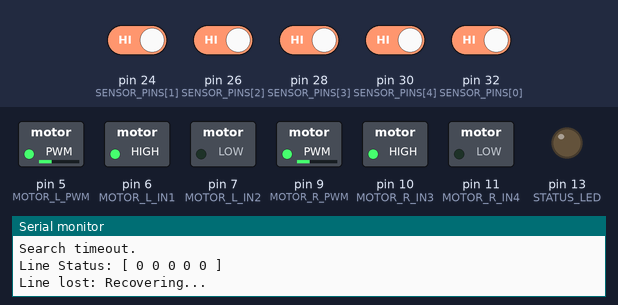
Simulated run of this sketch. Board: Arduino Mega 2560, built with avr-gcc and run on an emulated ATmega2560. Parts: switched loads named in the sketch (green lamp = pin HIGH), output pins drawn as LEDs (lit = HIGH), the last lines printed to the serial monitor. Dashed ring = blinking. Inputs (shaded band) come from the test bench; at power-on: pin 24 (SENSOR_PINS[1]), pin 26 (SENSOR_PINS[2]), pin 28 (SENSOR_PINS[3]), pin 30 (SENSOR_PINS[4]), pin 32 (SENSOR_PINS[0]) HIGH.

Above: at 4.26 s.
4.3 s: pin 24 (SENSOR_PINS[1]) driven LOW
At 5.5 s:
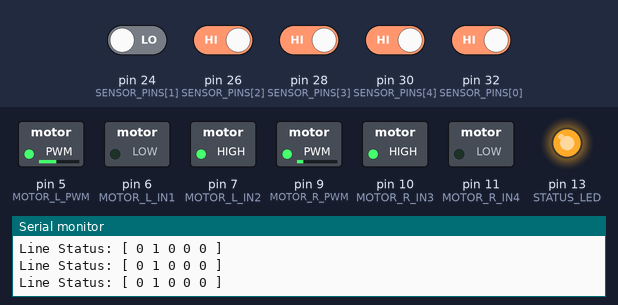
5.8 s: pin 28 (SENSOR_PINS[3]) driven LOW
At 6.8 s:
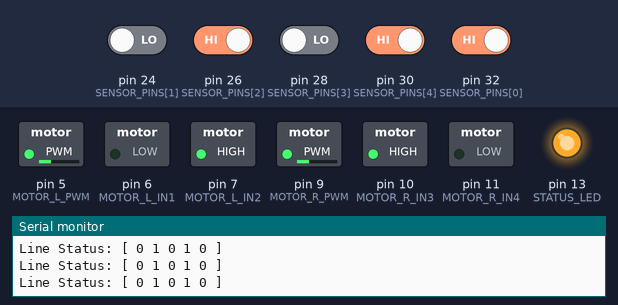
7.3 s: pin 30 (SENSOR_PINS[4]) driven LOW
At 7.9 s:
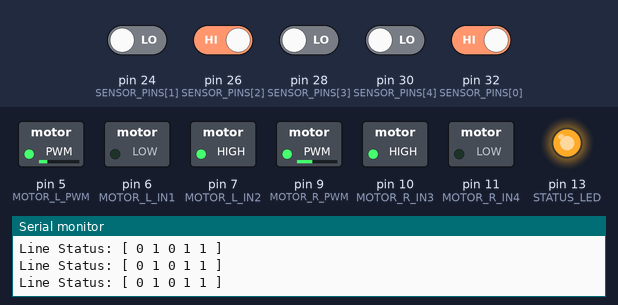
8.8 s: pin 32 (SENSOR_PINS[0]) driven LOW
At 9.2 s:
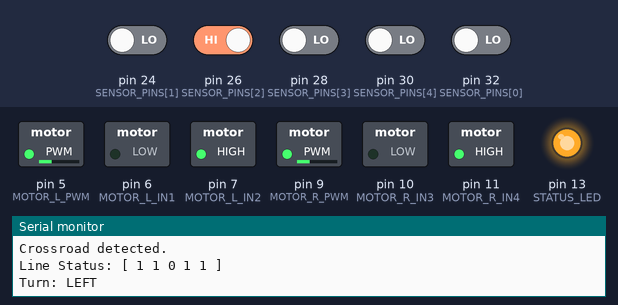
11.8 s: pin 26 (SENSOR_PINS[2]) driven LOW
At 12.4 s:
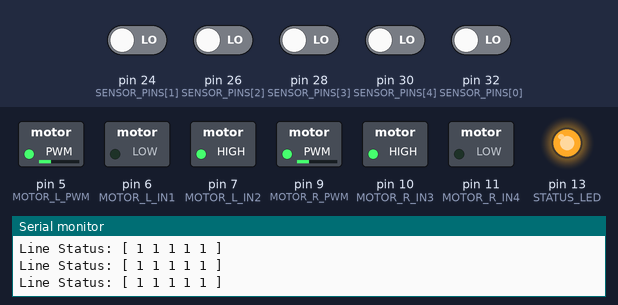
13.3 s: pin 30 (SENSOR_PINS[4]) driven HIGH
At 13.6 s:
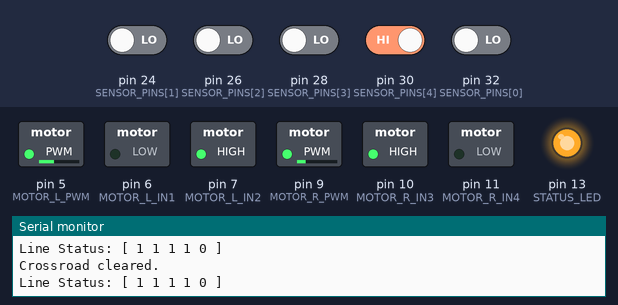
Timing chart, 0 to 15.8 s (numbered marks = the images above; inputs shaded):
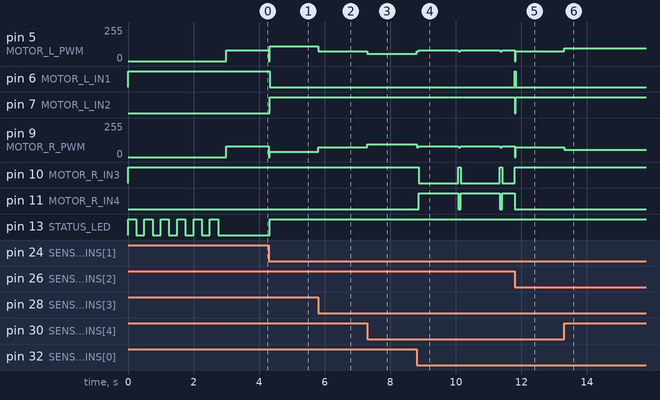

The sketch:

line_maze_phase0.ino
```cpp
#include <Arduino.h>

// Motor Driver Pins (L298N)
#define MOTOR_L_PWM 5
#define MOTOR_L_IN1 6
#define MOTOR_L_IN2 7

#define MOTOR_R_PWM 9
#define MOTOR_R_IN3 10
#define MOTOR_R_IN4 11

const uint8_t SENSOR_PINS[5] = {32, 24, 26, 28, 30};
#define STATUS_LED 13

// Sensor & Motor Settings
const bool SENSOR_TEST_MODE = false;
const bool LINE_IS_BLACK = true;

const bool INVERT_L = true;
const bool INVERT_R = false;

const float TRIM_LEFT = 1.00f;
const float TRIM_RIGHT = 1.00f;

// Speed Controls
const int SPEED_BASE = 75;
const int SPEED_MIN = 40;
const int SPEED_MAX = 110;
const int SPEED_TURN = 80;

// Tuning Parameters
const float KP_GAIN = 33.0f;
const float LEFT_BIAS = 1.25f;

// Timing Thresholds (ms)
const unsigned long TIMEOUT_TURN = 1200;
const unsigned long TIMEOUT_CLEAR = 700;
const unsigned long LOCKOUT_JUNCTION = 350;
const unsigned long CONFIRM_CLEAR = 100;
const unsigned long UTURN_MIN_TIME = 500;
const unsigned long UTURN_MAX_TIME = 2500;
const unsigned long PRINT_INTERVAL = 150;

// Global State Variables
bool sensorStates[5] = {false};
float previousError = 0.0f;
unsigned long lastPrintMs = 0;

bool isLockedJunction = false;
unsigned long lockStartTime = 0;
unsigned long clearStartTime = 0;
bool isClearTimerActive = false;

// ================= MOTOR CONTROL =================

void driveLeft(int speed) {
  speed = (int)(speed * TRIM_LEFT);
  speed = constrain(speed, -SPEED_MAX, SPEED_MAX);
  if (INVERT_L) speed = -speed;

  if (speed >= 0) {
    digitalWrite(MOTOR_L_IN1, HIGH);
    digitalWrite(MOTOR_L_IN2, LOW);
  } else {
    digitalWrite(MOTOR_L_IN1, LOW);
    digitalWrite(MOTOR_L_IN2, HIGH);
  }
  analogWrite(MOTOR_L_PWM, abs(speed));
}

void driveRight(int speed) {
  speed = (int)(speed * TRIM_RIGHT);
  speed = constrain(speed, -SPEED_MAX, SPEED_MAX);
  if (INVERT_R) speed = -speed;

  if (speed >= 0) {
    digitalWrite(MOTOR_R_IN3, HIGH);
    digitalWrite(MOTOR_R_IN4, LOW);
  } else {
    digitalWrite(MOTOR_R_IN3, LOW);
    digitalWrite(MOTOR_R_IN4, HIGH);
  }
  analogWrite(MOTOR_R_PWM, abs(speed));
}

void setSpeeds(int leftSpd, int rightSpd) {
  driveLeft(leftSpd);
  driveRight(rightSpd);
}

void halt() {
  setSpeeds(0, 0);
}

// ================= SENSOR PROCESSING =================

void pollSensors() {
  for (int i = 0; i < 5; i++) {
    int raw = digitalRead(SENSOR_PINS[i]);
    sensorStates[i] = (LINE_IS_BLACK ? (raw == LOW) : (raw == HIGH));
  }
}

void displaySensors() {
  Serial.print("Line Status: [ ");
  for (int i = 0; i < 5; i++) {
    Serial.print(sensorStates[i] ? "1 " : "0 ");
  }
  Serial.println("]");
}

float getLineOffset() {
  float weightedPos = 0.0f;
  int activeSensors = 0;
  const float positions[5] = {-2.0f, -1.0f, 0.0f, 1.0f, 2.0f};

  for (int i = 0; i < 5; i++) {
    if (sensorStates[i]) {
      weightedPos += positions[i];
      activeSensors++;
    }
  }

  if (activeSensors == 0) {
    return previousError;
  }

  return weightedPos / activeSensors;
}

// ================= STATE CHECKS =================

bool checkCrossroad() {
  return sensorStates[0] && sensorStates[4];
}

bool centerOnLine() {
  return sensorStates[2];
}

bool hasLeftBranch() {
  return sensorStates[0] || sensorStates[1];
}

bool hasRightBranch() {
  return sensorStates[3] || sensorStates[4];
}

bool allSensorsWhite() {
  for (int i = 0; i < 5; i++) {
    if (sensorStates[i]) return false;
  }
  return true;
}

bool allSensorsBlack() {
  for (int i = 0; i < 5; i++) {
    if (!sensorStates[i]) return false;
  }
  return true;
}

// Lockout tracking so crossroad isn't re-triggered
void processJunctionLock() {
  if (!isLockedJunction) return;

  if (millis() - lockStartTime < LOCKOUT_JUNCTION) return;

  if (!checkCrossroad()) {
    if (!isClearTimerActive) {
      clearStartTime = millis();
      isClearTimerActive = true;
    }

    if (millis() - clearStartTime >= CONFIRM_CLEAR) {
      isLockedJunction = false;
      isClearTimerActive = false;
      Serial.println("Crossroad cleared.");
    }
  } else {
    isClearTimerActive = false;
  }
}

// ================= TURNING LOGIC =================

bool spinLeftToLine() {
  unsigned long t0 = millis();

  // Rotate until middle sensor clears line
  while (true) {
    pollSensors();
    if (!centerOnLine()) break;
    setSpeeds(SPEED_TURN, -SPEED_TURN);

    if (millis() - t0 >= TIMEOUT_CLEAR) {
      halt();
      Serial.println("Left turn: center clear timeout.");
      return false;
    }
  }

  // Continue rotating until middle sensor re-acquires line
  t0 = millis();
  while (true) {
    pollSensors();
    if (centerOnLine()) break;
    setSpeeds(SPEED_TURN, -SPEED_TURN);

    if (millis() - t0 >= TIMEOUT_TURN) {
      halt();
      Serial.println("Left turn: re-acquire timeout.");
      return false;
    }
  }

  halt();
  delay(30);
  return true;
}

bool spinRightToLine() {
  unsigned long t0 = millis();

  while (true) {
    pollSensors();
    if (!centerOnLine()) break;
    setSpeeds(-SPEED_TURN, SPEED_TURN);

    if (millis() - t0 >= TIMEOUT_CLEAR) {
      halt();
      Serial.println("Right turn: center clear timeout.");
      return false;
    }
  }

  t0 = millis();
  while (true) {
    pollSensors();
    if (centerOnLine()) break;
    setSpeeds(-SPEED_TURN, SPEED_TURN);

    if (millis() - t0 >= TIMEOUT_TURN) {
      halt();
      Serial.println("Right turn: re-acquire timeout.");
      return false;
    }
  }

  halt();
  delay(30);
  return true;
}

bool executeUTurn() {
  Serial.println("Dead end: Executing U-turn.");
  unsigned long t0 = millis();

  while (millis() - t0 < UTURN_MIN_TIME) {
    setSpeeds(-SPEED_TURN, SPEED_TURN);
  }

  while (true) {
    pollSensors();
    if (centerOnLine()) break;
    setSpeeds(-SPEED_TURN, SPEED_TURN);

    if (millis() - t0 >= UTURN_MAX_TIME) {
      halt();
      Serial.println("U-turn timeout.");
      return false;
    }
  }

  halt();
  delay(30);
  return true;
}

void handleJunction() {
  Serial.println("Crossroad detected.");

  setSpeeds(SPEED_BASE, SPEED_BASE);
  delay(70);

  pollSensors();

  bool leftOpt = hasLeftBranch();
  bool rightOpt = hasRightBranch();
  bool straightOpt = centerOnLine();

  displaySensors();

  bool completed = false;

  // Decision Priority: Left -> Right -> Straight -> U-Turn
  if (leftOpt) {
    Serial.println("Turn: LEFT");
    completed = spinLeftToLine();
  } else if (rightOpt) {
    Serial.println("Turn: RIGHT");
    completed = spinRightToLine();
  } else if (straightOpt) {
    Serial.println("Turn: STRAIGHT");
    setSpeeds(SPEED_BASE, SPEED_BASE);
    delay(100);
    completed = true;
  } else {
    completed = executeUTurn();
  }

  if (completed) {
    isLockedJunction = true;
    lockStartTime = millis();
    isClearTimerActive = false;
    Serial.println("Intersection completed.");
  } else {
    halt();
    Serial.println("Navigation failed.");
  }
}

void recoverLine() {
  Serial.println("Line lost: Recovering...");
  unsigned long t0 = millis();

  int lSpeed = (previousError < 0) ? SPEED_TURN : -SPEED_TURN;
  int rSpeed = -lSpeed;

  while (true) {
    pollSensors();
    if (!allSensorsWhite()) break;

    setSpeeds(lSpeed, rSpeed);

    if (millis() - t0 >= TIMEOUT_TURN) {
      halt();
      Serial.println("Search timeout.");
      return;
    }

    if (millis() - lastPrintMs >= PRINT_INTERVAL) {
      lastPrintMs = millis();
      Serial.println("Searching...");
    }
  }

  halt();
  delay(30);
  Serial.println("Line re-acquired.");
}

// ================= SETUP & MAIN =================

void setup() {
  Serial.begin(115200);

  pinMode(MOTOR_L_PWM, OUTPUT);
  pinMode(MOTOR_L_IN1, OUTPUT);
  pinMode(MOTOR_L_IN2, OUTPUT);

  pinMode(MOTOR_R_PWM, OUTPUT);
  pinMode(MOTOR_R_IN3, OUTPUT);
  pinMode(MOTOR_R_IN4, OUTPUT);

  pinMode(STATUS_LED, OUTPUT);

  for (int i = 0; i < 5; i++) {
    pinMode(SENSOR_PINS[i], INPUT);
  }

  halt();

  // LED Blink Startup Sequence
  for (int k = 0; k < 6; k++) {
    digitalWrite(STATUS_LED, HIGH);
    delay(250);
    digitalWrite(STATUS_LED, LOW);
    delay(250);
  }

  Serial.println("Robot Ready.");
}

void loop() {
  pollSensors();

  digitalWrite(STATUS_LED, !allSensorsWhite());

  if (millis() - lastPrintMs >= PRINT_INTERVAL) {
    lastPrintMs = millis();
    displaySensors();
  }

  if (SENSOR_TEST_MODE) {
    halt();
    return;
  }

  processJunctionLock();

  if (allSensorsWhite()) {
    recoverLine();
    return;
  }

  if (checkCrossroad() && !isLockedJunction) {
    handleJunction();
    return;
  }

  if (allSensorsBlack()) {
    setSpeeds(SPEED_BASE, SPEED_BASE);
    return;
  }

  // P-Controller calculation
  float currentErr = getLineOffset();
  previousError = currentErr;

  float scaledErr = currentErr;
  if (currentErr < 0) {
    scaledErr *= LEFT_BIAS;
  }

  int steeringCorrection = (int)(KP_GAIN * scaledErr);

  int lDrive = constrain(SPEED_BASE - steeringCorrection, SPEED_MIN, SPEED_MAX);
  int rDrive = constrain(SPEED_BASE + steeringCorrection, SPEED_MIN, SPEED_MAX);

  setSpeeds(lDrive, rDrive);

  delay(2);
}
```

Measured:
- after the input at 4.3 s, pin 5 (MOTOR_L_PWM): 80/255 → 110/255 at once; pin 6 (MOTOR_L_IN1): HIGH → LOW at once; pin 7 (MOTOR_L_IN2), pin 13 (STATUS_LED): LOW → HIGH at once; pin 9 (MOTOR_R_PWM): 80/255 → 40/255 at once
- after the input at 5.8 s, pin 5 (MOTOR_L_PWM): 110/255 → 75/255 at once; pin 9 (MOTOR_R_PWM): 40/255 → 75/255 at once
- after the input at 7.3 s, pin 5 (MOTOR_L_PWM): 75/255 → 53/255 at once; pin 9 (MOTOR_R_PWM): 75/255 → 97/255 at once
- after the input at 8.8 s, pin 5 (MOTOR_L_PWM), pin 9 (MOTOR_R_PWM): alternates 80/255 for 1.2 s and 75/255 for 0.07 s, starting at once; pin 10 (MOTOR_R_IN3): alternates HIGH for 0.07 s and LOW for 1.2 s, starting after 0.07 s; pin 11 (MOTOR_R_IN4): alternates HIGH for 1.2 s and LOW for 0.07 s, starting after 0.07 s
- after the input at 11.8 s, pin 5 (MOTOR_L_PWM), pin 9 (MOTOR_R_PWM): 80/255 → 75/255 at once; pin 6 (MOTOR_L_IN1): LOW → HIGH at once, → LOW 0.03 s later; pin 7 (MOTOR_L_IN2): HIGH → LOW at once, → HIGH 0.03 s later
- after the input at 13.3 s, pin 5 (MOTOR_L_PWM): 75/255 → 95/255 at once; pin 9 (MOTOR_R_PWM): 75/255 → 55/255 at once
